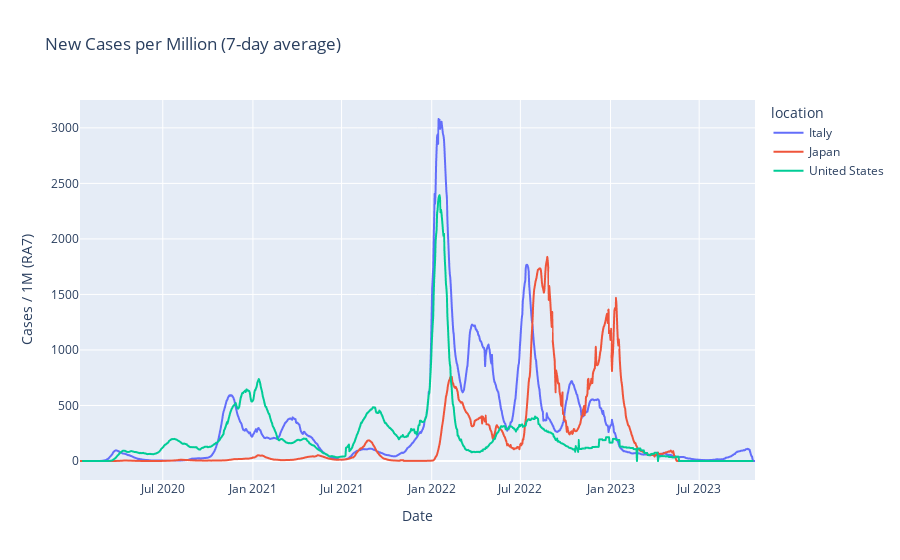
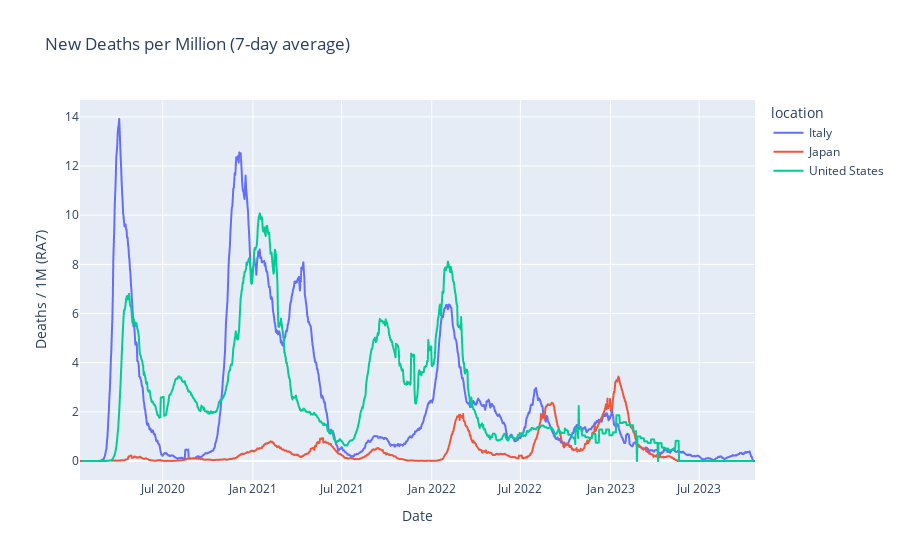

Notebook code cell kept with these figures, in order:
### Code cell
# Bulletproof plotting: normal show + HTML embed fallback + static PNG
from IPython.display import HTML, display

def force_show(fig, html_name):
    # try normal show
    try:
        fig.show()
        shown = True
    except Exception:
        shown = False

    # HTML fallback (guaranteed)
    try:
        html = fig.to_html(include_plotlyjs="cdn", full_html=False)
        display(HTML(html))
        fig.write_html(f"plots/{html_name}.html", include_plotlyjs="cdn")
    except Exception:
        pass

    # Static PNG fallback
    try:
        fig.write_image(f"plots/{html_name}.png", scale=2)
    except Exception:
        # if kaleido not installed, produce a quick Matplotlib fallback
        import matplotlib.pyplot as plt
        plt.figure(figsize=(7,4))
        # Simple static line plot using pandas (per location)
        # (Only for emergency; not as pretty as Plotly)
        # Here we skip as Plotly usually works with HTML fallback.
        plt.close()

def make_line(data, y_col, title, y_label, html_name):
    plot_df = data.dropna(subset=[y_col]).copy()
    print(f"{y_col} non-NaN rows:", len(plot_df))
    if plot_df.empty:
        print(f"⚠️ No non-NaN data for {y_col}.")
        return
    fig = px.line(
        plot_df, x="date", y=y_col, color="location",
        title=title, labels={y_col: y_label, "date":"Date"}
    )
    force_show(fig, html_name)

make_line(preview, "new_cases_per_million_ra7",
          "New Cases per Million (7-day average)",
          "Cases / 1M (RA7)", "new_cases_per_million_ra7")

make_line(preview, "new_deaths_per_million_ra7",
          "New Deaths per Million (7-day average)",
          "Deaths / 1M (RA7)", "new_deaths_per_million_ra7")

### Figure 1 — Plotly figure (JSON) as saved in the notebook; plotly's stock layout.template omitted (floating-point values rounded to 4 significant figures; data arrays with more than 128 entries replaced by an {"elided": "..."} marker saying what was removed)
{"data": [{"hovertemplate": "location=Italy<br>Date=%{x}<br>Cases / 1M (RA7)=%{y}<extra></extra>", "legendgroup": "Italy", "line": {"color": "#636efa", "dash": "solid"}, "marker": {"symbol": "circle"}, "mode": "lines", "name": "Italy", "showlegend": true, "x": {"elided": "1362 str values"}, "xaxis": "x", "y": {"elided": "1362 float values"}, "yaxis": "y", "type": "scattergl"}, {"hovertemplate": "location=Japan<br>Date=%{x}<br>Cases / 1M (RA7)=%{y}<extra></extra>", "legendgroup": "Japan", "line": {"color": "#EF553B", "dash": "solid"}, "marker": {"symbol": "circle"}, "mode": "lines", "name": "Japan", "showlegend": true, "x": {"elided": "1374 str values"}, "xaxis": "x", "y": {"elided": "1374 float values"}, "yaxis": "y", "type": "scattergl"}, {"hovertemplate": "location=United States<br>Date=%{x}<br>Cases / 1M (RA7)=%{y}<extra></extra>", "legendgroup": "United States", "line": {"color": "#00cc96", "dash": "solid"}, "marker": {"symbol": "circle"}, "mode": "lines", "name": "United States", "showlegend": true, "x": {"elided": "1368 str values"}, "xaxis": "x", "y": {"elided": "1368 float values"}, "yaxis": "y", "type": "scattergl"}], "layout": {"xaxis": {"anchor": "y", "domain": [0, 1], "title": {"text": "Date"}}, "yaxis": {"anchor": "x", "domain": [0, 1], "title": {"text": "Cases / 1M (RA7)"}}, "legend": {"title": {"text": "location"}, "tracegroupgap": 0}, "title": {"text": "New Cases per Million (7-day average)"}}}

### Figure 2 — Plotly figure (JSON) as saved in the notebook; plotly's stock layout.template omitted (floating-point values rounded to 4 significant figures; data arrays with more than 128 entries replaced by an {"elided": "..."} marker saying what was removed)
{"data": [{"hovertemplate": "location=Italy<br>Date=%{x}<br>Deaths / 1M (RA7)=%{y}<extra></extra>", "legendgroup": "Italy", "line": {"color": "#636efa", "dash": "solid"}, "marker": {"symbol": "circle"}, "mode": "lines", "name": "Italy", "showlegend": true, "x": {"elided": "1362 str values"}, "xaxis": "x", "y": {"elided": "1362 float values"}, "yaxis": "y", "type": "scattergl"}, {"hovertemplate": "location=Japan<br>Date=%{x}<br>Deaths / 1M (RA7)=%{y}<extra></extra>", "legendgroup": "Japan", "line": {"color": "#EF553B", "dash": "solid"}, "marker": {"symbol": "circle"}, "mode": "lines", "name": "Japan", "showlegend": true, "x": {"elided": "1374 str values"}, "xaxis": "x", "y": {"elided": "1374 float values"}, "yaxis": "y", "type": "scattergl"}, {"hovertemplate": "location=United States<br>Date=%{x}<br>Deaths / 1M (RA7)=%{y}<extra></extra>", "legendgroup": "United States", "line": {"color": "#00cc96", "dash": "solid"}, "marker": {"symbol": "circle"}, "mode": "lines", "name": "United States", "showlegend": true, "x": {"elided": "1368 str values"}, "xaxis": "x", "y": {"elided": "1368 float values"}, "yaxis": "y", "type": "scattergl"}], "layout": {"xaxis": {"anchor": "y", "domain": [0, 1], "title": {"text": "Date"}}, "yaxis": {"anchor": "x", "domain": [0, 1], "title": {"text": "Deaths / 1M (RA7)"}}, "legend": {"title": {"text": "location"}, "tracegroupgap": 0}, "title": {"text": "New Deaths per Million (7-day average)"}}}
